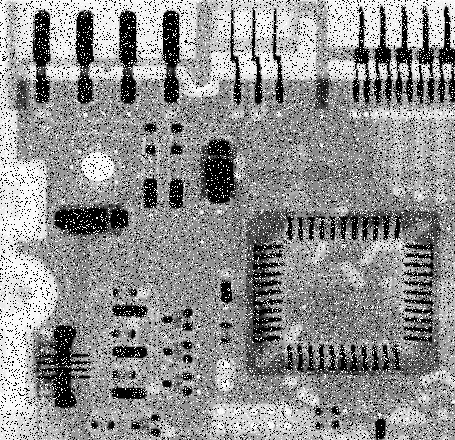
#> input picture original_image/Fig0335(a)(ckt_board_saltpep_prob_pt05).tif, 455 x 440 px
$ python '中值滤波.py'
#> lines starting #> are read from the running program, lines starting #| are printed output that depends on the picture
import numpy as np
import imageio.v2 as imageio
import matplotlib

matplotlib.use('Agg')  # Use 'Agg' backend for saving plots without displaying a window
import matplotlib.pyplot as plt
import os
from scipy.ndimage import gaussian_filter, median_filter  # Import specific filters


def to_grayscale(image):
    """
    Converts an image to 8-bit grayscale if it's not already.
    Handles 2D (grayscale), 3D (RGB), and 4D (RGBA) images.
    """
    if len(image.shape) == 2:  # Already 2D grayscale (H, W)
        gray_image = image
    elif len(image.shape) == 3:
        if image.shape[2] == 1:  # 3D grayscale (H, W, 1)
            gray_image = image.squeeze(axis=2)  # Remove the channel dimension
        elif image.shape[2] == 3:  # RGB image (H, W, 3)
            # Convert RGB to grayscale using luminance method
            gray_image = (0.2989 * image[:, :, 0] + 0.5870 * image[:, :, 1] + 0.1140 * image[:, :, 2])
        elif image.shape[2] == 4:  # RGBA image (H, W, 4)
            # Discard alpha channel and convert RGB part to grayscale
            gray_image = (0.2989 * image[:, :, 0] + 0.5870 * image[:, :, 1] + 0.1140 * image[:, :, 2])
        else:
            raise ValueError(f"Unsupported 3D image format with {image.shape[2]} channels.")
    else:
        raise ValueError(f"Unsupported image format with {len(image.shape)} dimensions. Expected 2D or 3D.")

    # Ensure the output is uint8 and scaled correctly
    if gray_image.dtype != np.uint8:
        if np.issubdtype(gray_image.dtype, np.floating):
            gray_image = np.clip(gray_image, 0, 255).astype(np.uint8)
        elif np.issubdtype(gray_image.dtype, np.integer):
            if np.max(gray_image) > 255:
                gray_image = (gray_image / np.max(gray_image) * 255).astype(np.uint8)
            else:
                gray_image = gray_image.astype(np.uint8)
    return gray_image


if __name__ == "__main__":
    # Define input and output directories
    input_dir = "original_image"  # Folder where your original image is located
    output_dir = "output_image"
    os.makedirs(output_dir, exist_ok=True)  # Create output directory if it doesn't exist

    # Image filename to process
    image_filename = "Fig0335(a)(ckt_board_saltpep_prob_pt05).tif"
    image_path = os.path.join(input_dir, image_filename)
    base_name = os.path.splitext(image_filename)[0]

    print(f"\nProcessing image: {image_filename}")

    # 1. Read and convert image to 8-bit grayscale
    try:
        original_image_raw = imageio.imread(image_path)
#> original_image_raw is the input picture: shape (440, 455); min 0, max 255, mean 144.1
        original_image = to_grayscale(original_image_raw)
        print(f"Successfully loaded and converted '{image_filename}' to 8-bit grayscale.")
    except FileNotFoundError:
        print(f"Error: Image file '{image_path}' not found.")
        print("Please ensure the image file is in the 'original_image' directory or provide the full path.")
        print("Creating a random 8-bit grayscale image for demonstration.")
        original_image = np.random.randint(0, 256, size=(512, 512), dtype=np.uint8)
    except ValueError as e:
        print(f"Error processing '{image_filename}': {e}")
        print("Creating a random 8-bit grayscale image for demonstration.")
        original_image = np.random.randint(0, 256, size=(512, 512), dtype=np.uint8)

    # 2. Apply Gaussian Lowpass Filter (as per Fig 3.43(b))
    # Kernel size 19x19, standard deviation sigma=3
    # scipy.ndimage.gaussian_filter takes sigma directly.
    # The size of the filter is implicitly determined by sigma, or can be specified by 'size' parameter.
    # For sigma=3, a size of 19x19 (approx 6*sigma + 1) is reasonable.
    gaussian_sigma = 3
    print(f"Applying Gaussian filter with sigma={gaussian_sigma}...")
    gaussian_filtered_image = gaussian_filter(original_image, sigma=gaussian_sigma)
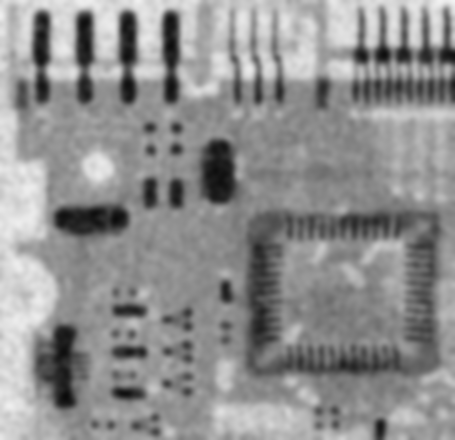
#> gaussian_filtered_image: shape (440, 455); min 9, max 243, mean 143.1
    gaussian_filtered_image = np.clip(gaussian_filtered_image, 0, 255).astype(np.uint8)
    print("Finished Gaussian filtering.")

    # 3. Apply Median Filter (as per Fig 3.43(c))
    # Kernel size 7x7
    median_kernel_size = 7
    print(f"Applying Median filter with kernel size {median_kernel_size}x{median_kernel_size}...")
    median_filtered_image = median_filter(original_image, size=median_kernel_size)
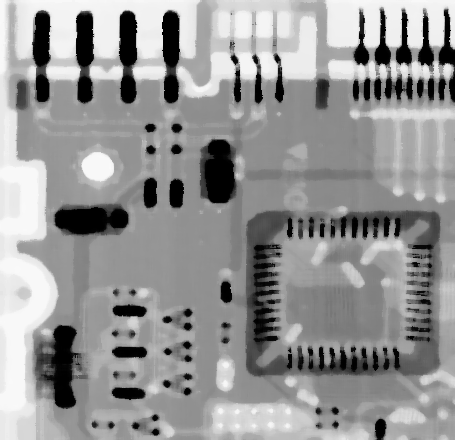
#> median_filtered_image: shape (440, 455); min 0, max 250, mean 149.1
    print("Finished Median filtering.")

    # --- Visualization ---
    plt.figure(figsize=(18, 6))  # Adjust figure size for 1x3 layout
    plt.suptitle(f'Noise Filtering Comparison for {image_filename}', fontsize=16)

    # Subplot 1: Original Image
    plt.subplot(1, 3, 1)
    plt.imshow(original_image, cmap='gray', vmin=0, vmax=255)
    plt.title('a) Original Image (Salt-and-Pepper Noise)')
    plt.axis('off')

    # Subplot 2: Gaussian Filtered Image
    plt.subplot(1, 3, 2)
    plt.imshow(gaussian_filtered_image, cmap='gray', vmin=0, vmax=255)
    plt.title(f'b) Gaussian Filter ($\\sigma={gaussian_sigma}$)')
    plt.axis('off')

    # Subplot 3: Median Filtered Image
    plt.subplot(1, 3, 3)
    plt.imshow(median_filtered_image, cmap='gray', vmin=0, vmax=255)
    plt.title(f'c) Median Filter ({median_kernel_size}x{median_kernel_size})')
    plt.axis('off')

    plt.tight_layout(rect=[0, 0.03, 1, 0.95])  # Adjust layout to prevent title overlap

    # --- Save Visualization and Individual Images ---
    # Save the combined visualization figure
    combined_output_path = os.path.join(output_dir, f"{base_name}_noise_filtering_results.png")
    plt.savefig(combined_output_path, bbox_inches='tight')
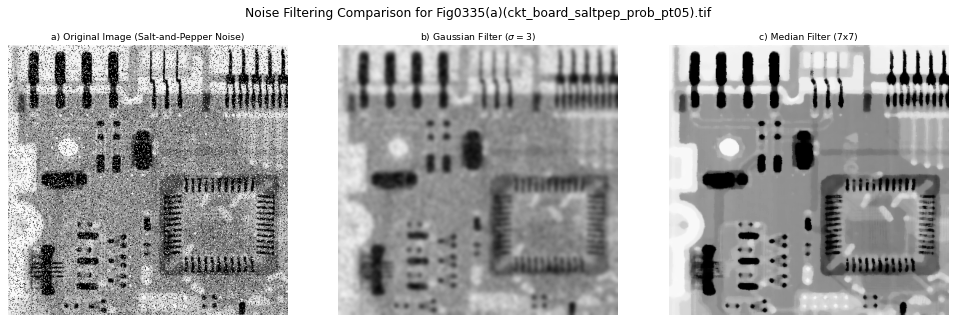
#> figure drawn by matplotlib, 3 panels
    print(f"Combined visualization saved to: {combined_output_path}")
    plt.close()  # Close the plot to free memory

    # Save individual filtered images
    gaussian_output_path = os.path.join(output_dir, f"{base_name}_gaussian_filtered.tif")
    imageio.imwrite(gaussian_output_path, gaussian_filtered_image)
    print(f"Gaussian filtered image saved to: {gaussian_output_path}")

    median_output_path = os.path.join(output_dir, f"{base_name}_median_filtered.tif")
    imageio.imwrite(median_output_path, median_filtered_image)
    print(f"Median filtered image saved to: {median_output_path}")

    print("\nImage processing complete.")
